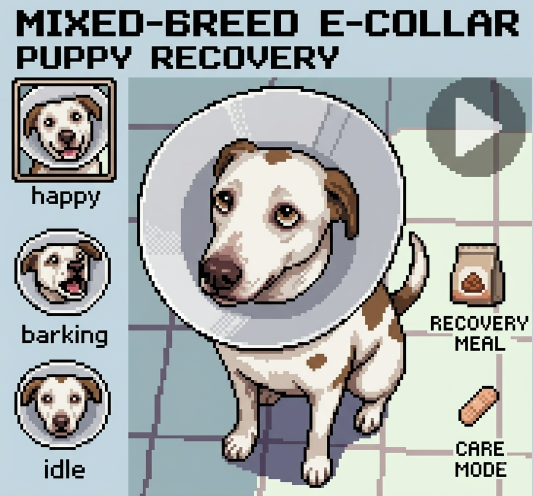
#> input picture assets/pets/dara/references/reference-initial-cone.jpeg, 1065 x 992 px (shown at 1/2 size)
$ python -i gifs.py   (imports and definitions only)
#> lines starting #> are read from the running program, lines starting #| are printed output that depends on the picture
"""Compõe as faixas PNG e exporta GIFs com paleta estável e ZzZ animado."""
import json
from PIL import Image, ImageDraw

from .sleep import SLEEP_SIGNS
from .sleep import GLYPHS, SLEEP_COLOR
from .raster import MOODS, ROOT
from .effects import emotion_layer, GOLD, LIGHT


TIMINGS = {
    # Sorriso sustentado, língua e orelhas em movimento, piscada curta e recuperação.
    'happy': [240, 96, 96, 80, 80, 96, 96, 176],
    # Boca fecha, abre com força e sustenta o latido antes da recuperação.
    'barking': [360, 64, 64, 160, 128, 64, 64, 240],
    # Pausa de repouso com olhos abertos; a piscada não segura cada pose por 200 ms.
    'waiting': [1440, 120, 80, 80, 80, 80, 120, 400],
    # Cochila, tomba a cabeça, desperta brevemente e volta a dormir.
    'sleeping': [1000, 180, 240, 650, 220, 400, 250, 800],
}


# [57 lines left out: functions timings, compose, not called in this run]


def indexed_frames(frames):
    # Uma paleta para o ciclo inteiro evita que as cores oscilem entre poses.
    # O índice 0 é a transparência e o 1 a cor exata do ZzZ, só para os pixels do
    # ZzZ: na mediana ele, com poucos pixels, virava um rosa do pelo. O desenho
    # usa as cores restantes e nunca cai no lilás do ZzZ. Efeitos dourados,
    # quando presentes, também recebem entradas reservadas.
    zzz = tuple(int(SLEEP_COLOR[i:i + 2], 16) for i in (1, 3, 5))
    reserved = [zzz]
    visible_colors = {p[:3] for frame in frames for p in frame.get_flattened_data() if p[3]}
    reserved.extend(color for color in (GOLD, LIGHT) if color in visible_colors)
    offset = len(reserved) + 1
    drawing_count = 256 - offset
    samples = []
    for frame in frames:
        pixels = frame.get_flattened_data() if hasattr(frame, 'get_flattened_data') else frame.getdata()
        samples.extend((r, g, b) for r, g, b, a in pixels if a and (r, g, b) not in reserved)
    if not samples:
        raise ValueError('Animação vazia')
    width = 256
    height = (len(samples) + width - 1) // width
    swatch = Image.new('RGB', (width, height), samples[-1])
    swatch.putdata(samples + [samples[-1]] * (width * height - len(samples)))
    drawing = swatch.quantize(colors=drawing_count, method=Image.Quantize.MEDIANCUT).getpalette()[:drawing_count * 3]
    drawing += drawing[:3] * (drawing_count - len(drawing) // 3)
    palette = Image.new('P', (1, 1))
    # Completa 256 entradas com repetições, para nenhum pixel cair num preto de enchimento.
    palette.putpalette(drawing + drawing[:3] * offset)
    colors = [0, 0, 0] + [channel for color in reserved for channel in color] + drawing
    result = []
    for frame in frames:
        indexed = frame.convert('RGB').quantize(palette=palette, dither=Image.Dither.NONE)
        indexed = indexed.point([min(i + offset, 255) for i in range(256)])
        indexed.putpalette(colors)
        for position, color in enumerate(reserved, 1):
            mask = Image.new('L', frame.size)
            mask.putdata([255 if a and (r, g, b) == color else 0
                          for r, g, b, a in frame.get_flattened_data()])
            indexed.paste(position, mask=mask)
        indexed.paste(0, mask=frame.getchannel('A').point(lambda a: 255 if a == 0 else 0))
        indexed.info['transparency'] = 0
        result.append(indexed)
    return result


# [44 lines left out: functions save_and_verify, export_gifs, not called in this run]

>>> import cv2
>>> picture = cv2.imread('../../assets/pets/dara/references/reference-initial-cone.jpeg', cv2.IMREAD_GRAYSCALE)
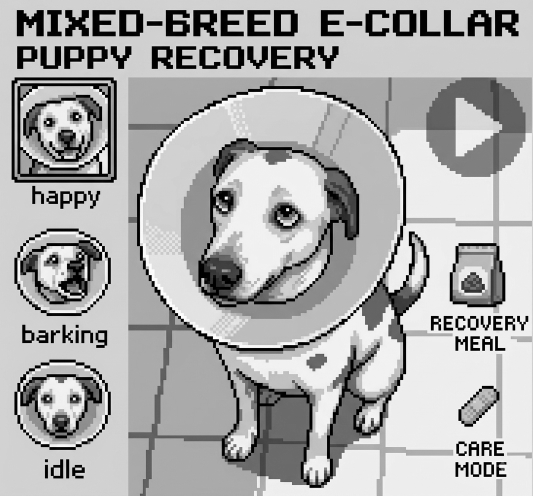
#> picture: shape (992, 1065) (shown at 1/2 size); min 0, max 255, mean 172
#> (the run stopped early here; a loop or call above may not have finished)
